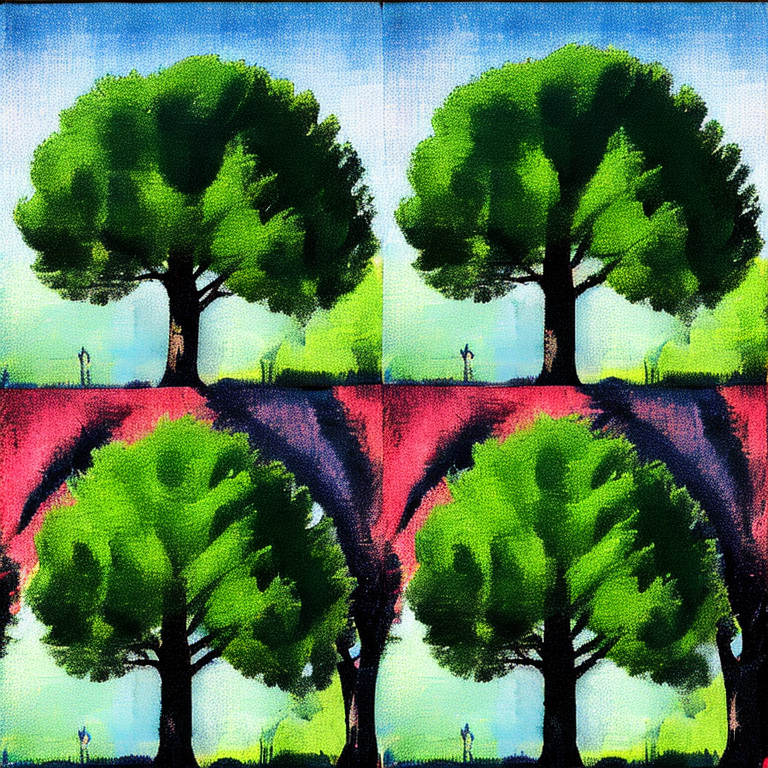
#> input picture scripts/GifGen/input.png, 768 x 768 px, found by its file name
$ python GenGif.py
#> lines starting #> are read from the running program, lines starting #| are printed output that depends on the picture
import imageio.v2
import os
import sys


n = len(sys.argv)
img_name = 'input.png'
dimY = 2
dimX = 2
fps = dimY*dimX

if n >= 3:
    dimY = int(sys.argv[1])
    dimX = int(sys.argv[2])
    if n >= 4:
        img_name = str(sys.argv[3])
        if n >= 4:
            fps = int(sys.argv[4])


img = imageio.v2.imread(os.path.join('./', img_name))
#> img is the input picture: shape (768, 768, 3); mean R, G, B 88.9, 119.6, 84.4
h, w = img.shape[:2]
#> h = 768; w = 768
spacY = h / dimY
#> spacY = 384
spacX = w / dimX
#> spacX = 384
imagesNames = []

#forward move
for j in range(dimY):
    for i in range(dimX):
        curImageName = str(j) + 'x' + str(i) + '.png'
        imagesNames.append(curImageName)
        crop_img = img[int(j*spacY):int((j+1)*(spacY)), int(i*spacX):int((i+1)*(spacX+1))]
        imageio.v2.imwrite("cropped/" + str(curImageName), crop_img)
#> this loop made 2 passes
#> pass 1, `imageio.v2.imwrite("cropped/" + str(curImageName), crop_img)`:
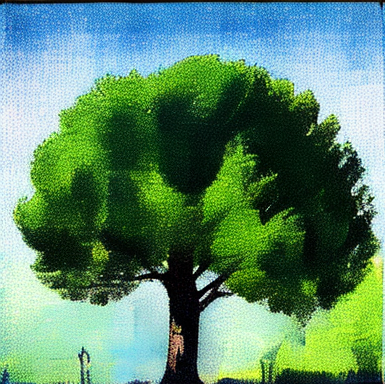
#> saved as 0x0.png: shape (384, 385, 3); mean R, G, B 92.7, 137.7, 108.5
#> pass 1, `imageio.v2.imwrite("cropped/" + str(curImageName), crop_img)`:
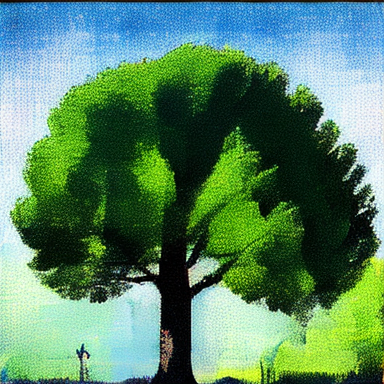
#> saved as 0x1.png: shape (384, 384, 3); mean R, G, B 88.9, 134.1, 102.6
#> pass 2, `imageio.v2.imwrite("cropped/" + str(curImageName), crop_img)`:
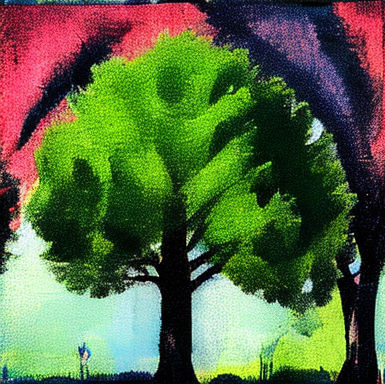
#> saved as 1x0.png: shape (384, 385, 3); mean R, G, B 88.6, 104.9, 64.6
#> pass 2, `imageio.v2.imwrite("cropped/" + str(curImageName), crop_img)`:
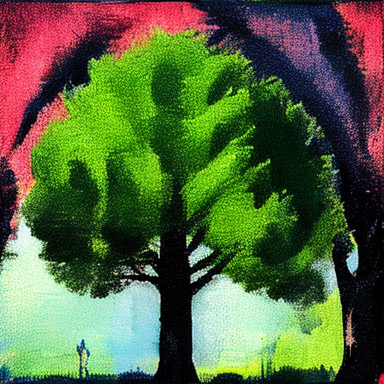
#> saved as 1x1.png: shape (384, 384, 3); mean R, G, B 85.7, 101.9, 62.2
#> after the loop, imagesNames = ['0x0.png', '0x1.png', '1x0.png', '1x1.png']

#backwards move
for j in reversed(range(dimY)):
    for i in reversed(range(dimX)):
        if ((i == dimY-1 and j == dimX-1) or (i == 0 and j == 0)):
            continue
        curImageName = str(j) + 'x' + str(i) + '.png'
        imagesNames.append(curImageName)
        crop_img = img[int(j*spacY):int((j+1)*(spacY)), int(i*spacX):int((i+1)*(spacX+1))]
        imageio.v2.imwrite("cropped/" + str(curImageName), crop_img)
#> after the loop, imagesNames = ['0x0.png', '0x1.png', '1x0.png', '1x1.png', '1x0.png', '0x1.png']

images = list()
for filename in imagesNames:
#> (the run stopped early here; a loop or call above may not have finished)
